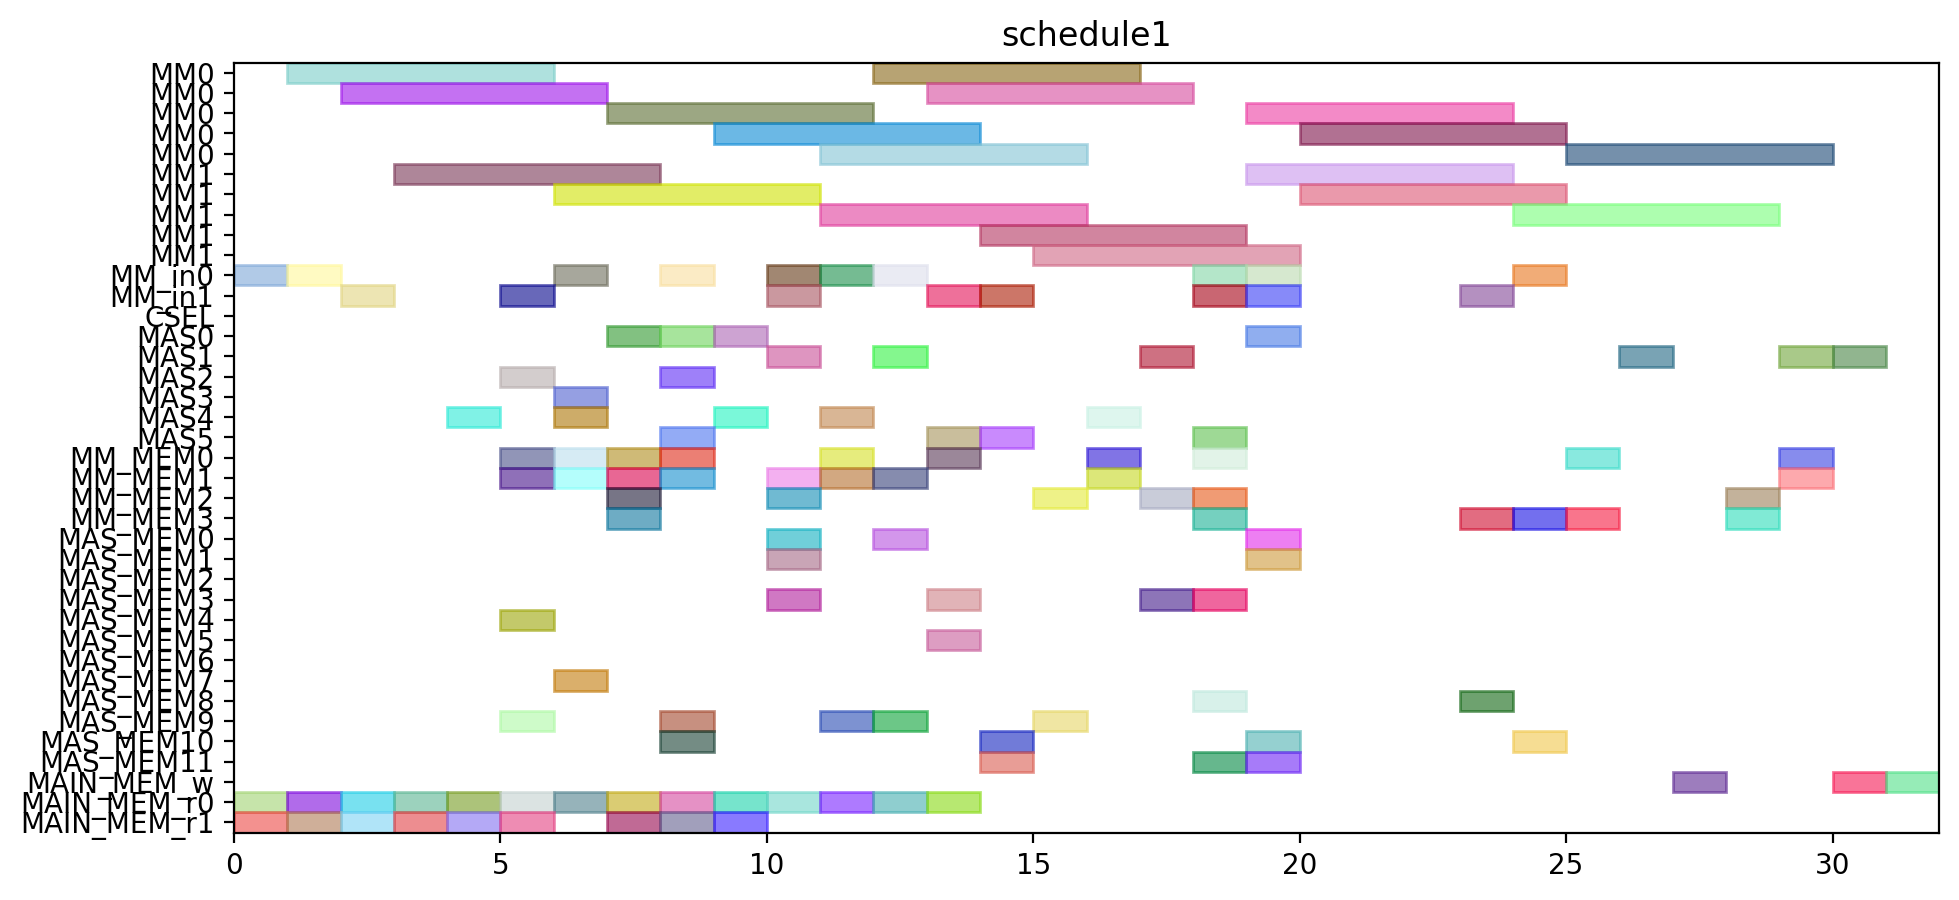

Recreate this plot in Python.
from pyschedule import Scenario, solvers, plotters, alt


def solve():
	horizon = 144
	S = Scenario("schedule1", horizon=horizon)

	# resource
	MM = S.Resources('MM', num=2, size=5)
	MM_in = S.Resources('MM_in', num=2)
	CSEL = S.Resource('CSEL')
	MAS = S.Resources('MAS', num=6, size=1, periods=range(1, horizon))
	MM_MEM = S.Resources('MM_MEM', num=4)
	MAS_MEM = S.Resources('MAS_MEM', num=12)
	MAIN_MEM_w = S.Resource('MAIN_MEM_w', size=1)
	MAIN_MEM_r = S.Resources('MAIN_MEM_r', num=2)

	# result of previous scheduling
	t0_in = S.Task('t0_in', length=1, delay_cost=1)
	S += t0_in >= 0
	t0_in += MM_in[0]

	t0_mem0 = S.Task('t0_mem0', length=1, delay_cost=1)
	S += t0_mem0 >= 0
	t0_mem0 += MAIN_MEM_r[0]

	t0_mem1 = S.Task('t0_mem1', length=1, delay_cost=1)
	S += t0_mem1 >= 0
	t0_mem1 += MAIN_MEM_r[1]

	t0 = S.Task('t0', length=5, delay_cost=1)
	S += t0 >= 1
	t0 += MM[0]

	t2_in = S.Task('t2_in', length=1, delay_cost=1)
	S += t2_in >= 1
	t2_in += MM_in[0]

	t2_mem0 = S.Task('t2_mem0', length=1, delay_cost=1)
	S += t2_mem0 >= 1
	t2_mem0 += MAIN_MEM_r[0]

	t2_mem1 = S.Task('t2_mem1', length=1, delay_cost=1)
	S += t2_mem1 >= 1
	t2_mem1 += MAIN_MEM_r[1]

	t1_in = S.Task('t1_in', length=1, delay_cost=1)
	S += t1_in >= 2
	t1_in += MM_in[1]

	t1_mem0 = S.Task('t1_mem0', length=1, delay_cost=1)
	S += t1_mem0 >= 2
	t1_mem0 += MAIN_MEM_r[0]

	t1_mem1 = S.Task('t1_mem1', length=1, delay_cost=1)
	S += t1_mem1 >= 2
	t1_mem1 += MAIN_MEM_r[1]

	t2 = S.Task('t2', length=5, delay_cost=1)
	S += t2 >= 2
	t2 += MM[0]

	t1 = S.Task('t1', length=5, delay_cost=1)
	S += t1 >= 3
	t1 += MM[1]

	t9_mem0 = S.Task('t9_mem0', length=1, delay_cost=1)
	S += t9_mem0 >= 3
	t9_mem0 += MAIN_MEM_r[0]

	t9_mem1 = S.Task('t9_mem1', length=1, delay_cost=1)
	S += t9_mem1 >= 3
	t9_mem1 += MAIN_MEM_r[1]

	t8_mem0 = S.Task('t8_mem0', length=1, delay_cost=1)
	S += t8_mem0 >= 4
	t8_mem0 += MAIN_MEM_r[0]

	t8_mem1 = S.Task('t8_mem1', length=1, delay_cost=1)
	S += t8_mem1 >= 4
	t8_mem1 += MAIN_MEM_r[1]

	t9 = S.Task('t9', length=1, delay_cost=1)
	S += t9 >= 4
	t9 += MAS[4]

	t10_in = S.Task('t10_in', length=1, delay_cost=1)
	S += t10_in >= 5
	t10_in += MM_in[1]

	t10_mem0 = S.Task('t10_mem0', length=1, delay_cost=1)
	S += t10_mem0 >= 5
	t10_mem0 += MAS_MEM[4]

	t10_mem1 = S.Task('t10_mem1', length=1, delay_cost=1)
	S += t10_mem1 >= 5
	t10_mem1 += MAS_MEM[9]

	t24_mem0 = S.Task('t24_mem0', length=1, delay_cost=1)
	S += t24_mem0 >= 5
	t24_mem0 += MM_MEM[0]

	t24_mem1 = S.Task('t24_mem1', length=1, delay_cost=1)
	S += t24_mem1 >= 5
	t24_mem1 += MM_MEM[1]

	t4_mem0 = S.Task('t4_mem0', length=1, delay_cost=1)
	S += t4_mem0 >= 5
	t4_mem0 += MAIN_MEM_r[0]

	t4_mem1 = S.Task('t4_mem1', length=1, delay_cost=1)
	S += t4_mem1 >= 5
	t4_mem1 += MAIN_MEM_r[1]

	t8 = S.Task('t8', length=1, delay_cost=1)
	S += t8 >= 5
	t8 += MAS[2]

	t10 = S.Task('t10', length=5, delay_cost=1)
	S += t10 >= 6
	t10 += MM[1]

	t24 = S.Task('t24', length=1, delay_cost=1)
	S += t24 >= 6
	t24 += MAS[3]

	t25_mem0 = S.Task('t25_mem0', length=1, delay_cost=1)
	S += t25_mem0 >= 6
	t25_mem0 += MM_MEM[0]

	t25_mem1 = S.Task('t25_mem1', length=1, delay_cost=1)
	S += t25_mem1 >= 6
	t25_mem1 += MAS_MEM[7]

	t26_in = S.Task('t26_in', length=1, delay_cost=1)
	S += t26_in >= 6
	t26_in += MM_in[0]

	t26_mem0 = S.Task('t26_mem0', length=1, delay_cost=1)
	S += t26_mem0 >= 6
	t26_mem0 += MAIN_MEM_r[0]

	t26_mem1 = S.Task('t26_mem1', length=1, delay_cost=1)
	S += t26_mem1 >= 6
	t26_mem1 += MM_MEM[1]

	t4 = S.Task('t4', length=1, delay_cost=1)
	S += t4 >= 6
	t4 += MAS[4]

	t11_mem0 = S.Task('t11_mem0', length=1, delay_cost=1)
	S += t11_mem0 >= 7
	t11_mem0 += MM_MEM[2]

	t11_mem1 = S.Task('t11_mem1', length=1, delay_cost=1)
	S += t11_mem1 >= 7
	t11_mem1 += MM_MEM[1]

	t25 = S.Task('t25', length=1, delay_cost=1)
	S += t25 >= 7
	t25 += MAS[0]

	t26 = S.Task('t26', length=5, delay_cost=1)
	S += t26 >= 7
	t26 += MM[0]

	t3_mem0 = S.Task('t3_mem0', length=1, delay_cost=1)
	S += t3_mem0 >= 7
	t3_mem0 += MAIN_MEM_r[0]

	t3_mem1 = S.Task('t3_mem1', length=1, delay_cost=1)
	S += t3_mem1 >= 7
	t3_mem1 += MAIN_MEM_r[1]

	t6_mem0 = S.Task('t6_mem0', length=1, delay_cost=1)
	S += t6_mem0 >= 7
	t6_mem0 += MM_MEM[0]

	t6_mem1 = S.Task('t6_mem1', length=1, delay_cost=1)
	S += t6_mem1 >= 7
	t6_mem1 += MM_MEM[3]

	t11 = S.Task('t11', length=1, delay_cost=1)
	S += t11 >= 8
	t11 += MAS[0]

	t13_mem0 = S.Task('t13_mem0', length=1, delay_cost=1)
	S += t13_mem0 >= 8
	t13_mem0 += MAIN_MEM_r[0]

	t13_mem1 = S.Task('t13_mem1', length=1, delay_cost=1)
	S += t13_mem1 >= 8
	t13_mem1 += MAIN_MEM_r[1]

	t16_mem0 = S.Task('t16_mem0', length=1, delay_cost=1)
	S += t16_mem0 >= 8
	t16_mem0 += MM_MEM[0]

	t16_mem1 = S.Task('t16_mem1', length=1, delay_cost=1)
	S += t16_mem1 >= 8
	t16_mem1 += MM_MEM[1]

	t3 = S.Task('t3', length=1, delay_cost=1)
	S += t3 >= 8
	t3 += MAS[5]

	t5_in = S.Task('t5_in', length=1, delay_cost=1)
	S += t5_in >= 8
	t5_in += MM_in[0]

	t5_mem0 = S.Task('t5_mem0', length=1, delay_cost=1)
	S += t5_mem0 >= 8
	t5_mem0 += MAS_MEM[10]

	t5_mem1 = S.Task('t5_mem1', length=1, delay_cost=1)
	S += t5_mem1 >= 8
	t5_mem1 += MAS_MEM[9]

	t6 = S.Task('t6', length=1, delay_cost=1)
	S += t6 >= 8
	t6 += MAS[2]

	t13 = S.Task('t13', length=1, delay_cost=1)
	S += t13 >= 9
	t13 += MAS[0]

	t14_mem0 = S.Task('t14_mem0', length=1, delay_cost=1)
	S += t14_mem0 >= 9
	t14_mem0 += MAIN_MEM_r[0]

	t14_mem1 = S.Task('t14_mem1', length=1, delay_cost=1)
	S += t14_mem1 >= 9
	t14_mem1 += MAIN_MEM_r[1]

	t16 = S.Task('t16', length=1, delay_cost=1)
	S += t16 >= 9
	t16 += MAS[4]

	t5 = S.Task('t5', length=5, delay_cost=1)
	S += t5 >= 9
	t5 += MM[0]

	t12_mem0 = S.Task('t12_mem0', length=1, delay_cost=1)
	S += t12_mem0 >= 10
	t12_mem0 += MM_MEM[2]

	t12_mem1 = S.Task('t12_mem1', length=1, delay_cost=1)
	S += t12_mem1 >= 10
	t12_mem1 += MAS_MEM[1]

	t14 = S.Task('t14', length=1, delay_cost=1)
	S += t14 >= 10
	t14 += MAS[1]

	t15_in = S.Task('t15_in', length=1, delay_cost=1)
	S += t15_in >= 10
	t15_in += MM_in[1]

	t15_mem0 = S.Task('t15_mem0', length=1, delay_cost=1)
	S += t15_mem0 >= 10
	t15_mem0 += MAS_MEM[0]

	t15_mem1 = S.Task('t15_mem1', length=1, delay_cost=1)
	S += t15_mem1 >= 10
	t15_mem1 += MAS_MEM[3]

	t19_in = S.Task('t19_in', length=1, delay_cost=1)
	S += t19_in >= 10
	t19_in += MM_in[0]

	t19_mem0 = S.Task('t19_mem0', length=1, delay_cost=1)
	S += t19_mem0 >= 10
	t19_mem0 += MAIN_MEM_r[0]

	t19_mem1 = S.Task('t19_mem1', length=1, delay_cost=1)
	S += t19_mem1 >= 10
	t19_mem1 += MM_MEM[1]

	t12 = S.Task('t12', length=1, delay_cost=1)
	S += t12 >= 11
	t12 += MAS[4]

	t15 = S.Task('t15', length=5, delay_cost=1)
	S += t15 >= 11
	t15 += MM[1]

	t18_in = S.Task('t18_in', length=1, delay_cost=1)
	S += t18_in >= 11
	t18_in += MM_in[0]

	t18_mem0 = S.Task('t18_mem0', length=1, delay_cost=1)
	S += t18_mem0 >= 11
	t18_mem0 += MAIN_MEM_r[0]

	t18_mem1 = S.Task('t18_mem1', length=1, delay_cost=1)
	S += t18_mem1 >= 11
	t18_mem1 += MAS_MEM[9]

	t19 = S.Task('t19', length=5, delay_cost=1)
	S += t19 >= 11
	t19 += MM[0]

	t29_mem0 = S.Task('t29_mem0', length=1, delay_cost=1)
	S += t29_mem0 >= 11
	t29_mem0 += MM_MEM[0]

	t29_mem1 = S.Task('t29_mem1', length=1, delay_cost=1)
	S += t29_mem1 >= 11
	t29_mem1 += MM_MEM[1]

	t18 = S.Task('t18', length=5, delay_cost=1)
	S += t18 >= 12
	t18 += MM[0]

	t27_in = S.Task('t27_in', length=1, delay_cost=1)
	S += t27_in >= 12
	t27_in += MM_in[0]

	t27_mem0 = S.Task('t27_mem0', length=1, delay_cost=1)
	S += t27_mem0 >= 12
	t27_mem0 += MAIN_MEM_r[0]

	t27_mem1 = S.Task('t27_mem1', length=1, delay_cost=1)
	S += t27_mem1 >= 12
	t27_mem1 += MAS_MEM[9]

	t28_mem0 = S.Task('t28_mem0', length=1, delay_cost=1)
	S += t28_mem0 >= 12
	t28_mem0 += MAS_MEM[0]

	t28_mem1 = S.Task('t28_mem1', length=1, delay_cost=1)
	S += t28_mem1 >= 12
	t28_mem1 += MM_MEM[1]

	t29 = S.Task('t29', length=1, delay_cost=1)
	S += t29 >= 12
	t29 += MAS[1]

	t27 = S.Task('t27', length=5, delay_cost=1)
	S += t27 >= 13
	t27 += MM[0]

	t28 = S.Task('t28', length=1, delay_cost=1)
	S += t28 >= 13
	t28 += MAS[5]

	t30_in = S.Task('t30_in', length=1, delay_cost=1)
	S += t30_in >= 13
	t30_in += MM_in[1]

	t30_mem0 = S.Task('t30_mem0', length=1, delay_cost=1)
	S += t30_mem0 >= 13
	t30_mem0 += MAIN_MEM_r[0]

	t30_mem1 = S.Task('t30_mem1', length=1, delay_cost=1)
	S += t30_mem1 >= 13
	t30_mem1 += MAS_MEM[3]

	t7_mem0 = S.Task('t7_mem0', length=1, delay_cost=1)
	S += t7_mem0 >= 13
	t7_mem0 += MM_MEM[0]

	t7_mem1 = S.Task('t7_mem1', length=1, delay_cost=1)
	S += t7_mem1 >= 13
	t7_mem1 += MAS_MEM[5]

	t30 = S.Task('t30', length=5, delay_cost=1)
	S += t30 >= 14
	t30 += MM[1]

	t35_in = S.Task('t35_in', length=1, delay_cost=1)
	S += t35_in >= 14
	t35_in += MM_in[1]

	t35_mem0 = S.Task('t35_mem0', length=1, delay_cost=1)
	S += t35_mem0 >= 14
	t35_mem0 += MAS_MEM[10]

	t35_mem1 = S.Task('t35_mem1', length=1, delay_cost=1)
	S += t35_mem1 >= 14
	t35_mem1 += MAS_MEM[11]

	t7 = S.Task('t7', length=1, delay_cost=1)
	S += t7 >= 14
	t7 += MAS[5]

	t17_mem0 = S.Task('t17_mem0', length=1, delay_cost=1)
	S += t17_mem0 >= 15
	t17_mem0 += MM_MEM[2]

	t17_mem1 = S.Task('t17_mem1', length=1, delay_cost=1)
	S += t17_mem1 >= 15
	t17_mem1 += MAS_MEM[9]

	t35 = S.Task('t35', length=5, delay_cost=1)
	S += t35 >= 15
	t35 += MM[1]

	t17 = S.Task('t17', length=1, delay_cost=1)
	S += t17 >= 16
	t17 += MAS[4]

	t20_mem0 = S.Task('t20_mem0', length=1, delay_cost=1)
	S += t20_mem0 >= 16
	t20_mem0 += MM_MEM[0]

	t20_mem1 = S.Task('t20_mem1', length=1, delay_cost=1)
	S += t20_mem1 >= 16
	t20_mem1 += MM_MEM[1]

	t20 = S.Task('t20', length=1, delay_cost=1)
	S += t20 >= 17
	t20 += MAS[1]

	t31_in = S.Task('t31_in', length=1, delay_cost=1)
	S += t31_in >= 18
	t31_in += MM_in[1]

	t31_mem0 = S.Task('t31_mem0', length=1, delay_cost=1)
	S += t31_mem0 >= 18
	t31_mem0 += MM_MEM[0]

	t31_mem1 = S.Task('t31_mem1', length=1, delay_cost=1)
	S += t31_mem1 >= 18
	t31_mem1 += MM_MEM[3]

	t31 = S.Task('t31', length=5, delay_cost=1)
	S += t31 >= 19
	t31 += MM[1]


	# new tasks
	t21 = S.Task('t21', length=1, delay_cost=1)
	t21 += alt(MAS)
	t21_mem0 = S.Task('t21_mem0', length=1, delay_cost=1)
	t21_mem0 += MM_MEM[2]
	S += 7 < t21_mem0
	S += t21_mem0 <= t21

	t21_mem1 = S.Task('t21_mem1', length=1, delay_cost=1)
	t21_mem1 += MAS_MEM[3]
	S += 17 < t21_mem1
	S += t21_mem1 <= t21

	t22 = S.Task('t22', length=1, delay_cost=1)
	t22 += alt(MAS)
	t22_mem0 = S.Task('t22_mem0', length=1, delay_cost=1)
	t22_mem0 += MM_MEM[2]
	S += 7 < t22_mem0
	S += t22_mem0 <= t22

	t22_mem1 = S.Task('t22_mem1', length=1, delay_cost=1)
	t22_mem1 += MAS_MEM[3]
	S += 17 < t22_mem1
	S += t22_mem1 <= t22

	t32 = S.Task('t32', length=5, delay_cost=1)
	t32 += alt(MM)
	t32_in = S.Task('t32_in', length=1, delay_cost=1)
	t32_in += alt(MM_in)
	S += t32_in*MM_in[0]<=t32*MM[0]
	S += t32_in*MM_in[1]<=t32*MM[1]
	t32_mem0 = S.Task('t32_mem0', length=1, delay_cost=1)
	t32_mem0 += MAS_MEM[10]
	S += 13 < t32_mem0
	S += t32_mem0 <= t32

	t32_mem1 = S.Task('t32_mem1', length=1, delay_cost=1)
	t32_mem1 += MM_MEM[3]
	S += 23 < t32_mem1
	S += t32_mem1 <= t32

	t33 = S.Task('t33', length=5, delay_cost=1)
	t33 += alt(MM)
	t33_in = S.Task('t33_in', length=1, delay_cost=1)
	t33_in += alt(MM_in)
	S += t33_in*MM_in[0]<=t33*MM[0]
	S += t33_in*MM_in[1]<=t33*MM[1]
	t33_mem0 = S.Task('t33_mem0', length=1, delay_cost=1)
	t33_mem0 += MAS_MEM[8]
	S += 16 < t33_mem0
	S += t33_mem0 <= t33

	t33_mem1 = S.Task('t33_mem1', length=1, delay_cost=1)
	t33_mem1 += MM_MEM[3]
	S += 23 < t33_mem1
	S += t33_mem1 <= t33

	t23 = S.Task('t23', length=5, delay_cost=1)
	t23 += alt(MM)
	t23_in = S.Task('t23_in', length=1, delay_cost=1)
	t23_in += alt(MM_in)
	S += t23_in*MM_in[0]<=t23*MM[0]
	S += t23_in*MM_in[1]<=t23*MM[1]
	t23_mem0 = S.Task('t23_mem0', length=1, delay_cost=1)
	t23_mem0 += alt(MAS_MEM)
	S += (t21*MAS[0])-1 < t23_mem0*MAS_MEM[0]
	S += (t21*MAS[1])-1 < t23_mem0*MAS_MEM[2]
	S += (t21*MAS[2])-1 < t23_mem0*MAS_MEM[4]
	S += (t21*MAS[3])-1 < t23_mem0*MAS_MEM[6]
	S += (t21*MAS[4])-1 < t23_mem0*MAS_MEM[8]
	S += (t21*MAS[5])-1 < t23_mem0*MAS_MEM[10]
	S += t23_mem0 <= t23

	t23_mem1 = S.Task('t23_mem1', length=1, delay_cost=1)
	t23_mem1 += alt(MAS_MEM)
	S += (t22*MAS[0])-1 < t23_mem1*MAS_MEM[1]
	S += (t22*MAS[1])-1 < t23_mem1*MAS_MEM[3]
	S += (t22*MAS[2])-1 < t23_mem1*MAS_MEM[5]
	S += (t22*MAS[3])-1 < t23_mem1*MAS_MEM[7]
	S += (t22*MAS[4])-1 < t23_mem1*MAS_MEM[9]
	S += (t22*MAS[5])-1 < t23_mem1*MAS_MEM[11]
	S += t23_mem1 <= t23

	t34 = S.Task('t34', length=5, delay_cost=1)
	t34 += alt(MM)
	t34_in = S.Task('t34_in', length=1, delay_cost=1)
	t34_in += alt(MM_in)
	S += t34_in*MM_in[0]<=t34*MM[0]
	S += t34_in*MM_in[1]<=t34*MM[1]
	t34_mem0 = S.Task('t34_mem0', length=1, delay_cost=1)
	t34_mem0 += MAS_MEM[10]
	S += 14 < t34_mem0
	S += t34_mem0 <= t34

	t34_mem1 = S.Task('t34_mem1', length=1, delay_cost=1)
	t34_mem1 += alt(MAS_MEM)
	S += (t21*MAS[0])-1 < t34_mem1*MAS_MEM[1]
	S += (t21*MAS[1])-1 < t34_mem1*MAS_MEM[3]
	S += (t21*MAS[2])-1 < t34_mem1*MAS_MEM[5]
	S += (t21*MAS[3])-1 < t34_mem1*MAS_MEM[7]
	S += (t21*MAS[4])-1 < t34_mem1*MAS_MEM[9]
	S += (t21*MAS[5])-1 < t34_mem1*MAS_MEM[11]
	S += t34_mem1 <= t34

	t36 = S.Task('t36', length=5, delay_cost=1)
	t36 += alt(MM)
	t36_in = S.Task('t36_in', length=1, delay_cost=1)
	t36_in += alt(MM_in)
	S += t36_in*MM_in[0]<=t36*MM[0]
	S += t36_in*MM_in[1]<=t36*MM[1]
	t36_mem0 = S.Task('t36_mem0', length=1, delay_cost=1)
	t36_mem0 += MAS_MEM[8]
	S += 16 < t36_mem0
	S += t36_mem0 <= t36

	t36_mem1 = S.Task('t36_mem1', length=1, delay_cost=1)
	t36_mem1 += alt(MAS_MEM)
	S += (t22*MAS[0])-1 < t36_mem1*MAS_MEM[1]
	S += (t22*MAS[1])-1 < t36_mem1*MAS_MEM[3]
	S += (t22*MAS[2])-1 < t36_mem1*MAS_MEM[5]
	S += (t22*MAS[3])-1 < t36_mem1*MAS_MEM[7]
	S += (t22*MAS[4])-1 < t36_mem1*MAS_MEM[9]
	S += (t22*MAS[5])-1 < t36_mem1*MAS_MEM[11]
	S += t36_mem1 <= t36

	PY_new = S.Task('PY_new', length=1, delay_cost=1)
	PY_new += alt(MAS)
	S += 0<PY_new

	PY_new_w = S.Task('PY_new_w', length=1, delay_cost=1)
	PY_new_w += alt(MAIN_MEM_w)
	S += PY_new <= PY_new_w

	PY_new_mem0 = S.Task('PY_new_mem0', length=1, delay_cost=1)
	PY_new_mem0 += alt(MM_MEM)
	S += (t23*MM[0])-1 < PY_new_mem0*MM_MEM[0]
	S += (t23*MM[1])-1 < PY_new_mem0*MM_MEM[2]
	S += PY_new_mem0 <= PY_new

	PY_new_mem1 = S.Task('PY_new_mem1', length=1, delay_cost=1)
	PY_new_mem1 += alt(MM_MEM)
	S += (t32*MM[0])-1 < PY_new_mem1*MM_MEM[1]
	S += (t32*MM[1])-1 < PY_new_mem1*MM_MEM[3]
	S += PY_new_mem1 <= PY_new

	PX_new = S.Task('PX_new', length=1, delay_cost=1)
	PX_new += alt(MAS)
	S += 0<PX_new

	PX_new_w = S.Task('PX_new_w', length=1, delay_cost=1)
	PX_new_w += alt(MAIN_MEM_w)
	S += PX_new <= PX_new_w

	PX_new_mem0 = S.Task('PX_new_mem0', length=1, delay_cost=1)
	PX_new_mem0 += alt(MM_MEM)
	S += (t34*MM[0])-1 < PX_new_mem0*MM_MEM[0]
	S += (t34*MM[1])-1 < PX_new_mem0*MM_MEM[2]
	S += PX_new_mem0 <= PX_new

	PX_new_mem1 = S.Task('PX_new_mem1', length=1, delay_cost=1)
	PX_new_mem1 += alt(MM_MEM)
	S += (t33*MM[0])-1 < PX_new_mem1*MM_MEM[1]
	S += (t33*MM[1])-1 < PX_new_mem1*MM_MEM[3]
	S += PX_new_mem1 <= PX_new

	PZ_new = S.Task('PZ_new', length=1, delay_cost=1)
	PZ_new += alt(MAS)
	S += 0<PZ_new

	PZ_new_w = S.Task('PZ_new_w', length=1, delay_cost=1)
	PZ_new_w += alt(MAIN_MEM_w)
	S += PZ_new <= PZ_new_w

	PZ_new_mem0 = S.Task('PZ_new_mem0', length=1, delay_cost=1)
	PZ_new_mem0 += alt(MM_MEM)
	S += (t36*MM[0])-1 < PZ_new_mem0*MM_MEM[0]
	S += (t36*MM[1])-1 < PZ_new_mem0*MM_MEM[2]
	S += PZ_new_mem0 <= PZ_new

	PZ_new_mem1 = S.Task('PZ_new_mem1', length=1, delay_cost=1)
	PZ_new_mem1 += MM_MEM[3]
	S += 19 < PZ_new_mem1
	S += PZ_new_mem1 <= PZ_new

	solvers.mip.solve(S,msg=1,kind='CPLEX',ratio_gap=1.01)

	solution = [['hoge']*len(S.solution()[1]) for i in range(len(S.solution()))]
	for i in range(len(S.solution())):
		for j in range(len(S.solution()[i])):
			solution[i][j]=str(S.solution()[i][j])
	print(solution)

	cycles = int(solution[-1][3])

	pic_file_name = "/home/mfukuda/ABE/multiRAM_multiMAS_16mux/scheduling_result/stage5MM2_stage1MAS6/EP_ADD_A_ANY/schedule1.png"
	if(S.solution() != []):
		plotters.matplotlib.plot(S,img_filename=pic_file_name, show_task_labels=False, fig_size=(cycles*0.25+3, 5))

	return solution
